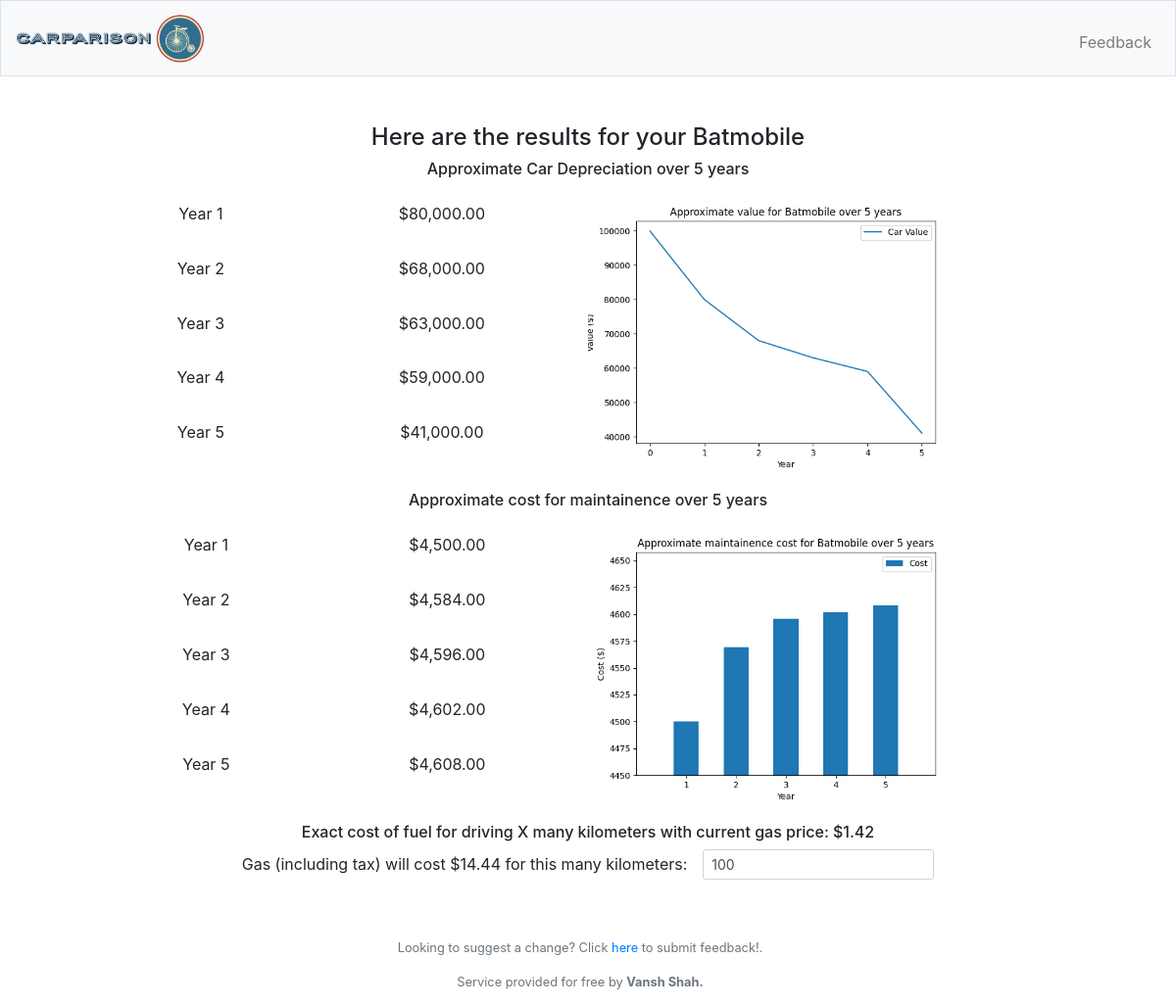
The app's page /results with its own data.
### tables this page shows
CREATE TABLE data (id INTEGER, make TEXT NOT NULL, v1 NUMERIC NOT NULL, v2 NUMERIC NOT NULL, v3 NUMERIC NOT NULL, v4 NUMERIC NOT NULL, v5 NUMERIC NOT NULL, mileage NUMERIC NOT NULL, gas NUMERIC NOT NULL, tax NUMERIC NOT NULL, first_m_cost NUMERIC NOT NULL, monthly_cost NUMERIC NOT NULL, maintainence NUMERIC NOT NULL);

### app.py (the view)
@app.route("/results", methods=["GET", "POST"])
def results():
    info = db.execute("SELECT * FROM data WHERE id = (SELECT id FROM data ORDER BY id DESC LIMIT 1)")
    print(info)
    return render_template("results.html", info=info)

### app.py (called while the page is built)
@app.after_request
def after_request(response):
    response.headers["Cache-Control"] = "no-cache, no-store, must-revalidate"
    response.headers["Expires"] = 0
    response.headers["Pragma"] = "no-cache"
    return response

### helpers.py (called while the page is built)
def usd(value):
    return f"${value:,.2f}"

### templates/results.html (shortened to what this page needs)
{% extends "layout.html" %}
{% block main %}
<h4>Here are the results for your {{ info[0].make }}</h2>
    <body>
        {% for item in info %}
        <h6>Approximate Car Depreciation over 5 years</h6>
        <div class="forminputrow">
            <table>
                <tr>
                    <td>Year 1</td>
                    <td>{{ item.v1| usd}}</td>
                </tr>
                <tr>
                    <td>Year 2</td>
                    <td>{{ item.v2 | usd}}</td>
                </tr>
                <tr>
                    <td>Year 3</td>
                    <td>{{ item.v3 | usd}}</td>
                </tr>
                <tr>
                    <td>Year 4</td>
                    <td>{{ item.v4 | usd}}</td>
                </tr>
                <tr>
                    <td>Year 5</td>
                    <td>{{ item.v5 | usd}}</td>
                </tr>
            </table>
            <img src="/static/depreciation.png" class="chart" alt="Line Chart visualizing depreciation of value">
        </div>
        <h6>Approximate cost for maintainence over 5 years</h6>
        <div class="forminputrow">
            <table>
                <tr>
                    <td>Year 1</td>
                    <td>{{ item.maintainence | usd }}</td>
                </tr>
                <tr>
                    <td>Year 2</td>
                    <td>{{ (item.maintainence + (12000 * 0.007)) | usd }}</td>
                </tr>
                <tr>
                    <td>Year 3</td>
                    <td>{{ (item.maintainence + (12000 * 0.008)) | usd }}</td>
                </tr>
                <tr>
                    <td>Year 4</td>
                    <td>{{ (item.maintainence + (12000 * 0.0085)) | usd }}</td>
                </tr>
                <tr>
                    <td>Year 5</td>
                    <td>{{ (item.maintainence + (12000 * 0.009)) | usd }}</td>
                </tr>
            </table>
            <img src="/static/maintainence.png" class="chart" alt="Line Chart visualizing depreciation of value">
        </div>
        {% endfor %}
        <h6>Exact cost of fuel for driving X many kilometers with current gas price: {{ info[0].gas | usd }}</h6>
        <div class="gas_calc">
            <p id="gas_cost">Gas (including tax) will cost {{ ((info[0].mileage * info[0].gas) * (1 + info[0].tax)) | usd}} for this many kilometers:</p>
            <input id="kilometers" class="form-control form-control-sm" type="number" value="100" step="100" min="0"></input>
        </div>
    </body>
{% endblock %}

### templates/layout.html (shortened to what this page needs)
<!DOCTYPE html>
<html lang="en">
    <head>
        <link rel="stylesheet" href="https://cdn.jsdelivr.net/npm/bootstrap@4.5.3/dist/css/bootstrap.min.css">
        <link href="/static/styles.css" rel="stylesheet">
    </head>
    <body>
        <nav class="navbar navbar-expand-md navbar-light bg-light border">
            <a class="navbar-brand" href="/"><img src="static/carparison.png" height="50px"></a>
            <div class="collapse navbar-collapse" id="navbar">
                <ul class="navbar-nav ml-auto mt-2">
                    <li class="nav-item"><a class="nav-link" href="/help">Feedback</a></li>
                </ul>
            </div>
        </nav>
        <main class="container p-5">
            {% block main %}{% endblock %}
        </main>
        <footer class="small text-center text-muted">
            <p>Looking to suggest a change? Click <a href="/help">here</a> to submit feedback!.</p>
            <p>Service provided for free by <b>Vansh Shah.</b></p>
        </footer>
    </body>
</html>

### static/styles.css (style rules this page uses)
main .form-control { display: inline-block; width: auto; }
main { overflow-x: auto; text-align: center; }
main img { max-width: 100%; }
table { background-color: transparent; margin-bottom: 1rem; width: 50%; }
table th, table td { padding: 0.75rem; vertical-align: middle; }
.container { margin-left: auto; margin-right: auto; padding-left: 15px; padding-right: 15px; text-align: center; width: 90%; }
.gas_calc { display: flex; align-items: baseline; justify-content: center; flex-direction: row; }
p { padding-right: 1rem; }
.forminputrow { display: flex; flex-flow: row nowrap; justify-content: flex-start; padding-bottom: 1rem; }
input { width: 40%; height: 2em; font-size: 100%; }
.chart { width: 40%; height: 20%; align-items: right; display: block; }

### records on screen
data: make "Batmobile", v1 "$80,000.00", v2 "$68,000.00", v3 "$63,000.00", v4 "$59,000.00", v5 "$41,000.00", maintainence "$4,500.00", (item.maintainence+(12000*0.007))|usd "$4,584.00", (item.maintainence+(12000*0.008))|usd "$4,596.00", (item.maintainence+(12000*0.0085))|usd "$4,602.00", (item.maintainence+(12000*0.009))|usd "$4,608.00", gas "$1.42", ((info[0].mileage*info[0].gas)*(1+info[0].tax))|usd "$14.44"
